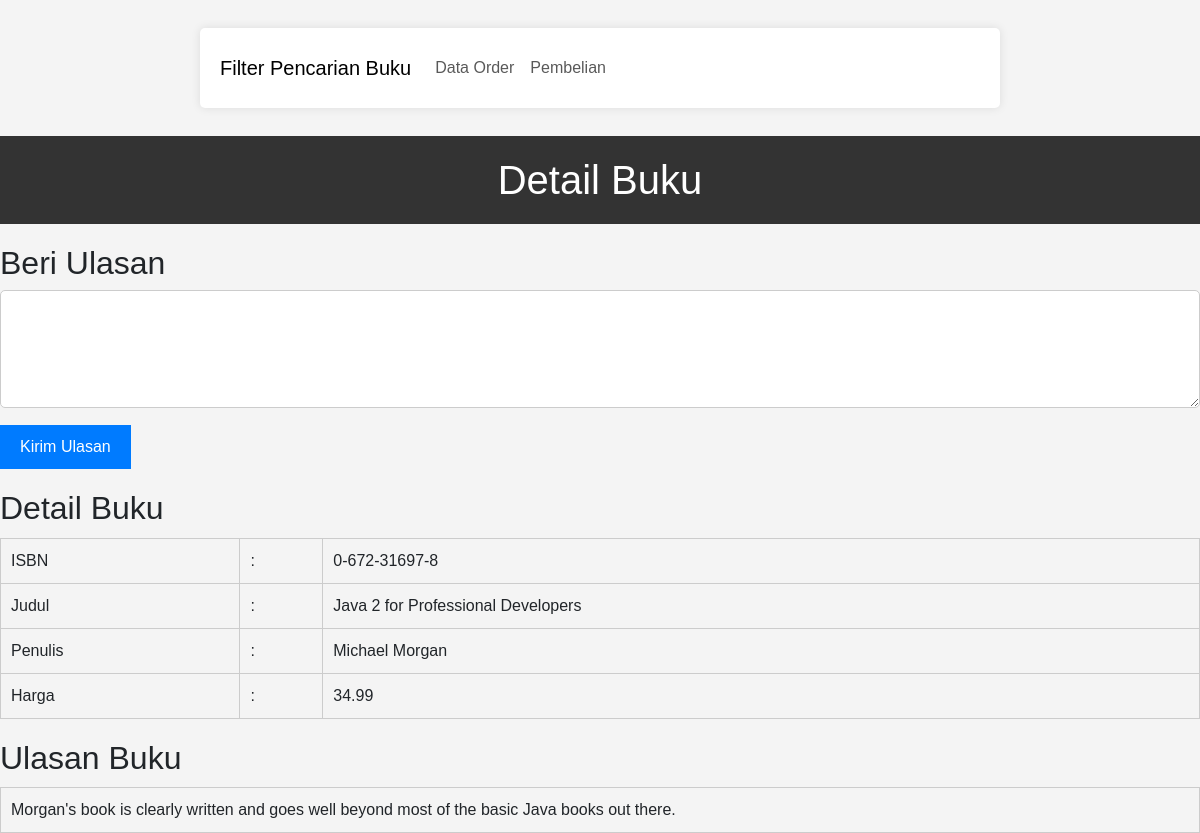
Screenshot of /detail.php?isbn=0-672-31697-8 with the database file from the repository.
### tables this page shows
CREATE TABLE `books` (
  `isbn` varchar(13) NOT NULL,
  `author` varchar(50) DEFAULT NULL,
  `title` varchar(100) DEFAULT NULL,
  `price` float(4,2) DEFAULT NULL,
  `categoryid` int(11) NOT NULL,
  `status` tinyint(1) DEFAULT 0
);

CREATE TABLE `book_reviews` (
  `isbn` char(13) NOT NULL,
  `review` text DEFAULT NULL
);

### detail.php (the view, shortened to what this page needs)
<!DOCTYPE html>
<html>
<head>
    <link href="https://cdn.jsdelivr.net/npm/bootstrap@5.3.2/dist/css/bootstrap.min.css" rel="stylesheet"
>
    <link rel="stylesheet" href="css/detail.css">
</head>
<body>
    <nav class="navbar navbar-expand-lg navbar-light custom-bg">
        <div class="container">
            <a class="navbar-brand" href="./index.php">Filter Pencarian Buku</a>
            <div class="collapse navbar-collapse" id="navbarNav">
                <ul class="navbar-nav ml-auto">
                    <li class="nav-item">
                        <a class="nav-link" href="./data_order.php">Data Order</a>
                    </li>
                    <li class="nav-item">
                        <a class="nav-link" href="./pembelian.php">Pembelian</a>
                    </li>
                </ul>
            </div>
        </div>
    </nav>
    <h1>Detail Buku</h1>
    <form method="post" action="">
        <h2>Beri Ulasan</h2>
        <textarea name='ulasan' rows='4' cols='50' required></textarea><br>
        <input type='submit' name='submit' value='Kirim Ulasan'>
    </form>
    <?php
    require_once('./db.php');
    if (isset($_GET['isbn'])) {
        $isbn = $_GET['isbn'];
        $sql = "SELECT * FROM books WHERE isbn = '$isbn'";
        $result = $db->query($sql);
        if ($result->num_rows > 0) {
            while ($row = $result->fetch_assoc()) {
                echo "<h2>Detail Buku</h2>";
                echo "<table>";
                echo "<tr><td>ISBN</td><td>:</td><td>" . $row['isbn'] . "</td></tr>";
                echo "<tr><td>Judul</td><td>:</td><td>" . $row['title'] . "</td></tr>";
                echo "<tr><td>Penulis</td><td>:</td><td>" . $row['author'] . "</td></tr>";
                echo "<tr><td>Harga</td><td>:</td><td>" . $row['price'] . "</td></tr>";
                echo "</table>";
            }
        } else {
            echo "<p>Buku dengan ISBN $isbn tidak ditemukan.</p>";
        }
        $sql = "SELECT book_reviews.review
                FROM book_reviews
                WHERE isbn = '$isbn'";
        $result = $db->query($sql);
        if ($result->num_rows > 0) {
            echo "<h2>Ulasan Buku</h2>";
            echo "<table border='1'>";
            while ($row = $result->fetch_assoc()) {
                echo "<tr>";
                echo "<td>" . $row['review'] . "</td>";
                echo "</tr>";
            }
            echo "</table>";
        } else {
            echo "<p>Belum ada ulasan untuk buku ini.</p>";
        }
    } else {
        echo "<p>ISBN buku tidak valid.</p>";
    }
    ?>
</body>
</html>

### css/detail.css (style rules this page uses)
body { font-family: Arial, sans-serif; background-color: #f4f4f4; margin: 0; padding: 0; }
h1 { background-color: #333; color: #fff; text-align: center; padding: 20px 0; margin: 0; }
.container { max-width: 800px; margin: 20px auto; padding: 20px; background-color: #fff; border-radius: 5px; box-shadow: 0px 0px 10px rgba(0, 0, 0, 0.1); }
h2 { margin-top: 20px; }
table { width: 100%; border-collapse: collapse; margin-top: 10px; }
table, th, td { border: 1px solid #ccc; }
th, td { padding: 10px; text-align: left; }
a { text-decoration: none; color: #007BFF; }
form { margin-top: 20px; }
input[type="text"], textarea { width: 100%; padding: 10px; margin-bottom: 10px; border: 1px solid #ccc; border-radius: 5px; }
input[type="submit"] { background-color: #007BFF; color: #fff; padding: 10px 20px; border: none; cursor: pointer; }

### rows the page displays
books: isbn "0-672-31697-8", title "Java 2 for Professional Developers", author "Michael Morgan", price "34.99"
book_reviews: review "Morgan's book is clearly written and goes well beyond most of the basic Java books out there."
